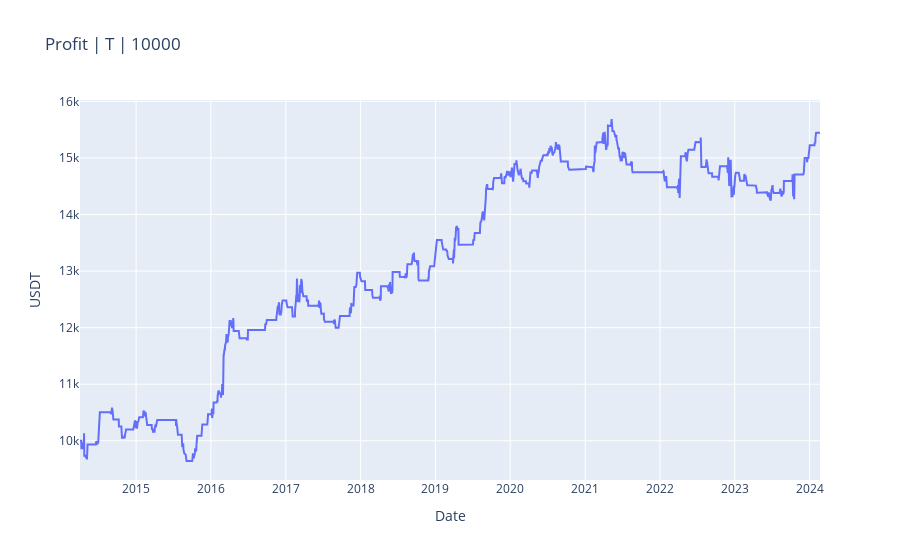

This figure's notebook cell:
### Code cell
import plotly.graph_objects as go

fig = go.Figure(data=[go.Scatter(x=stats['_equity_curve'].index, y=stats['_equity_curve']['Equity'])])
fig.update_layout(title='Profit | '+symbol+' | '+ str(cash), yaxis_title='USDT', xaxis_title='Date')
fig.show()

### Figure 1 — Plotly figure (JSON) as saved in the notebook; plotly's stock layout.template omitted (floating-point values rounded to 4 significant figures; data arrays with more than 128 entries replaced by an {"elided": "..."} marker saying what was removed)
{"data": [{"type": "scatter", "x": {"elided": "2489 str values"}, "y": {"elided": "2489 float values"}}], "layout": {"title": {"text": "Profit | T | 10000"}, "xaxis": {"title": {"text": "Date"}}, "yaxis": {"title": {"text": "USDT"}}}}
